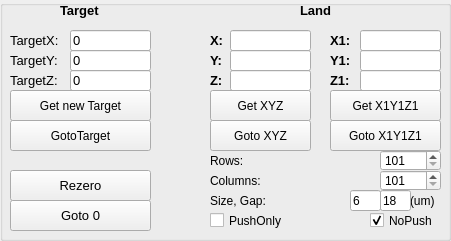
   <widget class="QGroupBox" name="groupBox_target">
    <property name="geometry">
     <rect>
      <x>430</x>
      <y>10</y>
      <width>451</width>
      <height>241</height>
     </rect>
    </property>
    <property name="title">
     <string/>
    </property>
    <widget class="QPushButton" name="rezero">
     <property name="geometry">
      <rect>
       <x>10</x>
       <y>170</y>
       <width>141</width>
       <height>31</height>
      </rect>
     </property>
     <property name="font">
      <font>
       <family>Arial</family>
       <pointsize>10</pointsize>
      </font>
     </property>
     <property name="text">
      <string>Rezero</string>
     </property>
    </widget>
    <widget class="QLabel" name="label_56">
     <property name="geometry">
      <rect>
       <x>10</x>
       <y>30</y>
       <width>71</width>
       <height>21</height>
      </rect>
     </property>
     <property name="font">
      <font>
       <family>Arial</family>
       <pointsize>10</pointsize>
      </font>
     </property>
     <property name="text">
      <string>TargetX:</string>
     </property>
    </widget>
    <widget class="QLineEdit" name="target_z">
     <property name="geometry">
      <rect>
       <x>70</x>
       <y>70</y>
       <width>81</width>
       <height>21</height>
      </rect>
     </property>
     <property name="font">
      <font>
       <family>Arial</family>
       <pointsize>10</pointsize>
      </font>
     </property>
     <property name="text">
      <string>0</string>
     </property>
    </widget>
    <widget class="QLabel" name="label_57">
     <property name="geometry">
      <rect>
       <x>10</x>
       <y>50</y>
       <width>71</width>
       <height>21</height>
      </rect>
     </property>
     <property name="font">
      <font>
       <family>Arial</family>
       <pointsize>10</pointsize>
      </font>
     </property>
     <property name="text">
      <string>TargetY:</string>
     </property>
    </widget>
    <widget class="QLineEdit" name="target_y">
     <property name="geometry">
      <rect>
       <x>70</x>
       <y>50</y>
       <width>81</width>
       <height>21</height>
      </rect>
     </property>
     <property name="font">
      <font>
       <family>Arial</family>
       <pointsize>10</pointsize>
      </font>
     </property>
     <property name="text">
      <string>0</string>
     </property>
    </widget>
    <widget class="QPushButton" name="goto_target">
     <property name="geometry">
      <rect>
       <x>10</x>
       <y>120</y>
       <width>141</width>
       <height>31</height>
      </rect>
     </property>
     <property name="font">
      <font>
       <family>Arial</family>
       <pointsize>9</pointsize>
      </font>
     </property>
     <property name="cursor">
      <cursorShape>UpArrowCursor</cursorShape>
     </property>
     <property name="contextMenuPolicy">
      <enum>Qt::NoContextMenu</enum>
     </property>
     <property name="layoutDirection">
      <enum>Qt::LeftToRight</enum>
     </property>
     <property name="text">
      <string>GotoTarget</string>
     </property>
    </widget>
    <widget class="QLabel" name="label_65">
     <property name="geometry">
      <rect>
       <x>60</x>
       <y>0</y>
       <width>61</width>
       <height>21</height>
      </rect>
     </property>
     <property name="font">
      <font>
       <family>Arial</family>
       <pointsize>10</pointsize>
       <weight>75</weight>
       <bold>true</bold>
      </font>
     </property>
     <property name="text">
      <string>Target</string>
     </property>
    </widget>
    <widget class="QPushButton" name="get_xyz_2">
     <property name="geometry">
      <rect>
       <x>10</x>
       <y>90</y>
       <width>141</width>
       <height>31</height>
      </rect>
     </property>
     <property name="font">
      <font>
       <family>Arial</family>
       <pointsize>9</pointsize>
      </font>
     </property>
     <property name="text">
      <string>Get new Target</string>
     </property>
    </widget>
    <widget class="QLineEdit" name="target_x">
     <property name="geometry">
      <rect>
       <x>70</x>
       <y>30</y>
       <width>81</width>
       <height>21</height>
      </rect>
     </property>
     <property name="font">
      <font>
       <family>Arial</family>
       <pointsize>10</pointsize>
      </font>
     </property>
     <property name="text">
      <string>0</string>
     </property>
    </widget>
    <widget class="QLabel" name="label_58">
     <property name="geometry">
      <rect>
       <x>10</x>
       <y>70</y>
       <width>71</width>
       <height>21</height>
      </rect>
     </property>
     <property name="font">
      <font>
       <family>Arial</family>
       <pointsize>10</pointsize>
      </font>
     </property>
     <property name="text">
      <string>TargetZ:</string>
     </property>
    </widget>
    <widget class="QLabel" name="label_51">
     <property name="geometry">
      <rect>
       <x>210</x>
       <y>30</y>
       <width>21</width>
       <height>21</height>
      </rect>
     </property>
     <property name="font">
      <font>
       <family>Arial</family>
       <pointsize>10</pointsize>
       <weight>75</weight>
       <bold>true</bold>
      </font>
     </property>
     <property name="text">
      <string>X:</string>
     </property>
    </widget>
    <widget class="QLabel" name="label_52">
     <property name="geometry">
      <rect>
       <x>210</x>
       <y>50</y>
       <width>31</width>
       <height>21</height>
      </rect>
     </property>
     <property name="font">
      <font>
       <family>Arial</family>
       <pointsize>10</pointsize>
       <weight>75</weight>
       <bold>true</bold>
      </font>
     </property>
     <property name="text">
      <string>Y:</string>
     </property>
    </widget>
    <widget class="QLineEdit" name="Y">
     <property name="geometry">
      <rect>
       <x>230</x>
       <y>50</y>
       <width>81</width>
       <height>21</height>
      </rect>
     </property>
     <property name="font">
      <font>
       <family>Arial</family>
       <pointsize>10</pointsize>
      </font>
     </property>
     <property name="toolTipDuration">
      <number>4</number>
     </property>
     <property name="clearButtonEnabled">
      <bool>false</bool>
     </property>
    </widget>
    <widget class="QLineEdit" name="X">
     <property name="geometry">
      <rect>
       <x>230</x>
       <y>30</y>
       <width>81</width>
       <height>21</height>
      </rect>
     </property>
     <property name="font">
      <font>
       <family>Arial</family>
       <pointsize>10</pointsize>
      </font>
     </property>
    </widget>
    <widget class="QLabel" name="label_53">
     <property name="geometry">
      <rect>
       <x>210</x>
       <y>70</y>
       <width>31</width>
       <height>21</height>
      </rect>
     </property>
     <property name="font">
      <font>
       <family>Arial</family>
       <pointsize>10</pointsize>
       <weight>75</weight>
       <bold>true</bold>
      </font>
     </property>
     <property name="text">
      <string>Z:</string>
     </property>
    </widget>
    <widget class="QLineEdit" name="Z">
     <property name="geometry">
      <rect>
       <x>230</x>
       <y>70</y>
       <width>81</width>
       <height>21</height>
      </rect>
     </property>
     <property name="font">
      <font>
       <family>Arial</family>
       <pointsize>10</pointsize>
      </font>
     </property>
    </widget>
    <widget class="QPushButton" name="rezero_2">
     <property name="geometry">
      <rect>
       <x>10</x>
       <y>200</y>
       <width>141</width>
       <height>31</height>
      </rect>
     </property>
     <property name="font">
      <font>
       <family>Arial</family>
       <pointsize>10</pointsize>
      </font>
     </property>
     <property name="text">
      <string>Goto 0</string>
     </property>
    </widget>
    <widget class="QLabel" name="label_62">
     <property name="geometry">
      <rect>
       <x>330</x>
       <y>30</y>
       <width>31</width>
       <height>21</height>
      </rect>
     </property>
     <property name="font">
      <font>
       <family>Arial</family>
       <pointsize>10</pointsize>
       <weight>75</weight>
       <bold>true</bold>
      </font>
     </property>
     <property name="text">
      <string>X1:</string>
     </property>
    </widget>
    <widget class="QLabel" name="label_64">
     <property name="geometry">
      <rect>
       <x>330</x>
       <y>70</y>
       <width>31</width>
       <height>21</height>
      </rect>
     </property>
     <property name="font">
      <font>
       <family>Arial</family>
       <pointsize>10</pointsize>
       <weight>75</weight>
       <bold>true</bold>
      </font>
     </property>
     <property name="text">
      <string>Z1:</string>
     </property>
    </widget>
    <widget class="QLabel" name="label_63">
     <property name="geometry">
      <rect>
       <x>330</x>
       <y>50</y>
       <width>31</width>
       <height>21</height>
      </rect>
     </property>
     <property name="font">
      <font>
       <family>Arial</family>
       <pointsize>10</pointsize>
       <weight>75</weight>
       <bold>true</bold>
      </font>
     </property>
     <property name="text">
      <string>Y1:</string>
     </property>
    </widget>
    <widget class="QLineEdit" name="Z_3">
     <property name="geometry">
      <rect>
       <x>360</x>
       <y>70</y>
       <width>81</width>
       <height>21</height>
      </rect>
     </property>
     <property name="font">
      <font>
       <family>Arial</family>
       <pointsize>10</pointsize>
      </font>
     </property>
    </widget>
    <widget class="QLineEdit" name="X_4">
     <property name="geometry">
      <rect>
       <x>360</x>
       <y>30</y>
       <width>81</width>
       <height>21</height>
      </rect>
     </property>
     <property name="font">
      <font>
       <family>Arial</family>
       <pointsize>10</pointsize>
      </font>
     </property>
    </widget>
    <widget class="QLineEdit" name="Y_2">
     <property name="geometry">
      <rect>
       <x>360</x>
       <y>50</y>
       <width>81</width>
       <height>21</height>
      </rect>
     </property>
     <property name="font">
      <font>
       <family>Arial</family>
       <pointsize>10</pointsize>
      </font>
     </property>
     <property name="toolTipDuration">
      <number>4</number>
     </property>
     <property name="clearButtonEnabled">
      <bool>false</bool>
     </property>
    </widget>
    <widget class="QPushButton" name="goto_xyz_2">
     <property name="geometry">
      <rect>
       <x>330</x>
       <y>120</y>
       <width>111</width>
       <height>31</height>
      </rect>
     </property>
     <property name="font">
      <font>
       <family>Arial</family>
       <pointsize>9</pointsize>
      </font>
     </property>
     <property name="text">
      <string>Goto X1Y1Z1</string>
     </property>
    </widget>
    <widget class="QPushButton" name="get_xyz">
     <property name="geometry">
      <rect>
       <x>210</x>
       <y>90</y>
       <width>101</width>
       <height>31</height>
      </rect>
     </property>
     <property name="font">
      <font>
       <family>Arial</family>
       <pointsize>9</pointsize>
      </font>
     </property>
     <property name="text">
      <string>Get XYZ</string>
     </property>
    </widget>
    <widget class="QPushButton" name="get_xyz_3">
     <property name="geometry">
      <rect>
       <x>330</x>
       <y>90</y>
       <width>111</width>
       <height>31</height>
      </rect>
     </property>
     <property name="font">
      <font>
       <family>Arial</family>
       <pointsize>9</pointsize>
      </font>
     </property>
     <property name="text">
      <string>Get X1Y1Z1</string>
     </property>
    </widget>
    <widget class="QPushButton" name="goto_xyz">
     <property name="geometry">
      <rect>
       <x>210</x>
       <y>120</y>
       <width>101</width>
       <height>31</height>
      </rect>
     </property>
     <property name="font">
      <font>
       <family>Arial</family>
       <pointsize>9</pointsize>
      </font>
     </property>
     <property name="text">
      <string>Goto XYZ</string>
     </property>
    </widget>
    <widget class="QLabel" name="label_100">
     <property name="geometry">
      <rect>
       <x>300</x>
       <y>0</y>
       <width>61</width>
       <height>21</height>
      </rect>
     </property>
     <property name="font">
      <font>
       <family>Arial</family>
       <pointsize>10</pointsize>
       <weight>75</weight>
       <bold>true</bold>
      </font>
     </property>
     <property name="text">
      <string>Land</string>
     </property>
    </widget>
    <widget class="QLabel" name="label">
     <property name="geometry">
      <rect>
       <x>210</x>
       <y>150</y>
       <width>101</width>
       <height>21</height>
      </rect>
     </property>
     <property name="text">
      <string>Rows:</string>
     </property>
    </widget>
    <widget class="QLabel" name="label_2">
     <property name="geometry">
      <rect>
       <x>210</x>
       <y>170</y>
       <width>101</width>
       <height>21</height>
      </rect>
     </property>
     <property name="text">
      <string>Columns:</string>
     </property>
    </widget>
    <widget class="QSpinBox" name="array_rows">
     <property name="geometry">
      <rect>
       <x>380</x>
       <y>150</y>
       <width>61</width>
       <height>21</height>
      </rect>
     </property>
     <property name="font">
      <font>
       <family>Arial</family>
       <pointsize>9</pointsize>
      </font>
     </property>
     <property name="prefix">
      <string>10</string>
     </property>
     <property name="minimum">
      <number>1</number>
     </property>
    </widget>
    <widget class="QSpinBox" name="array_cols">
     <property name="geometry">
      <rect>
       <x>380</x>
       <y>170</y>
       <width>61</width>
       <height>21</height>
      </rect>
     </property>
     <property name="font">
      <font>
       <family>Arial</family>
       <pointsize>9</pointsize>
      </font>
     </property>
     <property name="prefix">
      <string>10</string>
     </property>
     <property name="minimum">
      <number>1</number>
     </property>
    </widget>
    <widget class="QLabel" name="label_3">
     <property name="geometry">
      <rect>
       <x>210</x>
       <y>190</y>
       <width>101</width>
       <height>21</height>
      </rect>
     </property>
     <property name="text">
      <string>Size, Gap:</string>
     </property>
    </widget>
    <widget class="QLineEdit" name="array_size">
     <property name="geometry">
      <rect>
       <x>350</x>
       <y>190</y>
       <width>31</width>
       <height>21</height>
      </rect>
     </property>
     <property name="font">
      <font>
       <family>Arial</family>
       <pointsize>9</pointsize>
      </font>
     </property>
     <property name="text">
      <string>6</string>
     </property>
    </widget>
    <widget class="QLabel" name="label_4">
     <property name="geometry">
      <rect>
       <x>410</x>
       <y>190</y>
       <width>41</width>
       <height>21</height>
      </rect>
     </property>
     <property name="text">
      <string>(um)</string>
     </property>
    </widget>
    <widget class="QCheckBox" name="push_only">
     <property name="geometry">
      <rect>
       <x>210</x>
       <y>210</y>
       <width>121</width>
       <height>21</height>
      </rect>
     </property>
     <property name="text">
      <string>PushOnly</string>
     </property>
     <property name="autoExclusive">
      <bool>false</bool>
     </property>
    </widget>
    <widget class="QCheckBox" name="no_push">
     <property name="geometry">
      <rect>
       <x>370</x>
       <y>210</y>
       <width>111</width>
       <height>21</height>
      </rect>
     </property>
     <property name="text">
      <string>NoPush</string>
     </property>
     <property name="checked">
      <bool>true</bool>
     </property>
     <property name="autoExclusive">
      <bool>false</bool>
     </property>
    </widget>
    <widget class="QLineEdit" name="array_gap">
     <property name="geometry">
      <rect>
       <x>380</x>
       <y>190</y>
       <width>31</width>
       <height>21</height>
      </rect>
     </property>
     <property name="font">
      <font>
       <family>Arial</family>
       <pointsize>9</pointsize>
      </font>
     </property>
     <property name="text">
      <string>18</string>
     </property>
    </widget>
    <zorder>rezero</zorder>
    <zorder>target_z</zorder>
    <zorder>label_57</zorder>
    <zorder>target_y</zorder>
    <zorder>goto_target</zorder>
    <zorder>label_65</zorder>
    <zorder>get_xyz_2</zorder>
    <zorder>target_x</zorder>
    <zorder>label_58</zorder>
    <zorder>label_56</zorder>
    <zorder>label_51</zorder>
    <zorder>label_52</zorder>
    <zorder>Y</zorder>
    <zorder>X</zorder>
    <zorder>label_53</zorder>
    <zorder>Z</zorder>
    <zorder>rezero_2</zorder>
    <zorder>label_62</zorder>
    <zorder>label_64</zorder>
    <zorder>label_63</zorder>
    <zorder>Z_3</zorder>
    <zorder>X_4</zorder>
    <zorder>Y_2</zorder>
    <zorder>goto_xyz_2</zorder>
    <zorder>get_xyz</zorder>
    <zorder>get_xyz_3</zorder>
    <zorder>goto_xyz</zorder>
    <zorder>label_100</zorder>
    <zorder>label</zorder>
    <zorder>label_2</zorder>
    <zorder>array_rows</zorder>
    <zorder>array_cols</zorder>
    <zorder>label_3</zorder>
    <zorder>array_size</zorder>
    <zorder>label_4</zorder>
    <zorder>push_only</zorder>
    <zorder>no_push</zorder>
    <zorder>array_gap</zorder>
   </widget>
